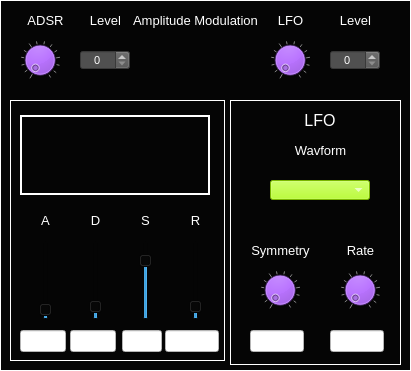
    <widget class="CustomFrame" name="frame_PADsynth_AmplitudeModulation">
     <property name="geometry">
      <rect>
       <x>10</x>
       <y>190</y>
       <width>411</width>
       <height>371</height>
      </rect>
     </property>
     <property name="styleSheet">
      <string notr="true">background-color: rgb(5, 5, 5);
color: rgb(255, 255, 255);</string>
     </property>
     <property name="frameShape">
      <enum>QFrame::Panel</enum>
     </property>
     <property name="frameShadow">
      <enum>QFrame::Plain</enum>
     </property>
     <property name="midLineWidth">
      <number>1</number>
     </property>
     <widget class="CustomSpinBox" name="spinBox_PADsynth_AmpModAdsrLevel">
      <property name="geometry">
       <rect>
        <x>80</x>
        <y>50</y>
        <width>50</width>
        <height>20</height>
       </rect>
      </property>
      <property name="font">
       <font>
        <pointsize>8</pointsize>
       </font>
      </property>
      <property name="focusPolicy">
       <enum>Qt::NoFocus</enum>
      </property>
      <property name="styleSheet">
       <string notr="true">background-color: rgb(80,80,80);
color: rgb(255, 255, 255);</string>
      </property>
      <property name="alignment">
       <set>Qt::AlignCenter</set>
      </property>
      <property name="readOnly">
       <bool>false</bool>
      </property>
      <property name="accelerated">
       <bool>true</bool>
      </property>
      <property name="maximum">
       <number>100</number>
      </property>
      <property name="value">
       <number>0</number>
      </property>
     </widget>
     <widget class="QLabel" name="label_395">
      <property name="geometry">
       <rect>
        <x>80</x>
        <y>10</y>
        <width>51</width>
        <height>21</height>
       </rect>
      </property>
      <property name="font">
       <font>
        <pointsize>10</pointsize>
       </font>
      </property>
      <property name="styleSheet">
       <string notr="true">color: rgb(255, 255, 255);</string>
      </property>
      <property name="text">
       <string>Level</string>
      </property>
      <property name="alignment">
       <set>Qt::AlignCenter</set>
      </property>
     </widget>
     <widget class="QLabel" name="label_386">
      <property name="geometry">
       <rect>
        <x>20</x>
        <y>10</y>
        <width>51</width>
        <height>21</height>
       </rect>
      </property>
      <property name="font">
       <font>
        <pointsize>10</pointsize>
       </font>
      </property>
      <property name="styleSheet">
       <string notr="true">color: rgb(255, 255, 255);</string>
      </property>
      <property name="text">
       <string>ADSR</string>
      </property>
      <property name="alignment">
       <set>Qt::AlignCenter</set>
      </property>
     </widget>
     <widget class="CustomDial" name="dial_PADsynth_AmpModAdsrLevel">
      <property name="geometry">
       <rect>
        <x>20</x>
        <y>40</y>
        <width>40</width>
        <height>40</height>
       </rect>
      </property>
      <property name="focusPolicy">
       <enum>Qt::NoFocus</enum>
      </property>
      <property name="styleSheet">
       <string notr="true">background-color: rgb(170, 85, 255);</string>
      </property>
      <property name="maximum">
       <number>100</number>
      </property>
      <property name="value">
       <number>0</number>
      </property>
      <property name="wrapping">
       <bool>false</bool>
      </property>
      <property name="notchTarget">
       <double>8.000000000000000</double>
      </property>
      <property name="notchesVisible">
       <bool>true</bool>
      </property>
     </widget>
     <widget class="CustomFrame" name="frame_PADsynth_ADSR">
      <property name="geometry">
       <rect>
        <x>10</x>
        <y>100</y>
        <width>215</width>
        <height>261</height>
       </rect>
      </property>
      <property name="styleSheet">
       <string notr="true">background-color: rgb(5, 5, 5);
color: rgb(255, 255, 255);</string>
      </property>
      <property name="frameShape">
       <enum>QFrame::Panel</enum>
      </property>
      <property name="frameShadow">
       <enum>QFrame::Plain</enum>
      </property>
      <property name="lineWidth">
       <number>1</number>
      </property>
      <property name="midLineWidth">
       <number>1</number>
      </property>
      <widget class="QLabel" name="label_Osc1HarmonyLevel_10">
       <property name="geometry">
        <rect>
         <x>20</x>
         <y>110</y>
         <width>31</width>
         <height>21</height>
        </rect>
       </property>
       <property name="font">
        <font>
         <pointsize>10</pointsize>
        </font>
       </property>
       <property name="styleSheet">
        <string notr="true">color: rgb(255, 255, 255);</string>
       </property>
       <property name="text">
        <string>A</string>
       </property>
       <property name="alignment">
        <set>Qt::AlignCenter</set>
       </property>
      </widget>
      <widget class="CustomVerticalSlider" name="verticalSlider_PADsynth_AdsrA">
       <property name="geometry">
        <rect>
         <x>25</x>
         <y>140</y>
         <width>22</width>
         <height>80</height>
        </rect>
       </property>
       <property name="maximum">
        <number>100</number>
       </property>
       <property name="value">
        <number>5</number>
       </property>
       <property name="orientation">
        <enum>Qt::Vertical</enum>
       </property>
       <property name="tickPosition">
        <enum>QSlider::NoTicks</enum>
       </property>
       <property name="tickInterval">
        <number>10</number>
       </property>
      </widget>
      <widget class="CustomVerticalSlider" name="verticalSlider_PADsynth_AdsrD">
       <property name="geometry">
        <rect>
         <x>75</x>
         <y>140</y>
         <width>22</width>
         <height>80</height>
        </rect>
       </property>
       <property name="maximum">
        <number>100</number>
       </property>
       <property name="value">
        <number>10</number>
       </property>
       <property name="orientation">
        <enum>Qt::Vertical</enum>
       </property>
       <property name="tickPosition">
        <enum>QSlider::NoTicks</enum>
       </property>
       <property name="tickInterval">
        <number>10</number>
       </property>
      </widget>
      <widget class="CustomVerticalSlider" name="verticalSlider_PADsynth_AdsrS">
       <property name="geometry">
        <rect>
         <x>125</x>
         <y>140</y>
         <width>22</width>
         <height>80</height>
        </rect>
       </property>
       <property name="maximum">
        <number>100</number>
       </property>
       <property name="value">
        <number>80</number>
       </property>
       <property name="orientation">
        <enum>Qt::Vertical</enum>
       </property>
       <property name="tickPosition">
        <enum>QSlider::NoTicks</enum>
       </property>
       <property name="tickInterval">
        <number>10</number>
       </property>
      </widget>
      <widget class="CustomVerticalSlider" name="verticalSlider_PADsynth_AdsrR">
       <property name="geometry">
        <rect>
         <x>175</x>
         <y>140</y>
         <width>22</width>
         <height>80</height>
        </rect>
       </property>
       <property name="maximum">
        <number>100</number>
       </property>
       <property name="value">
        <number>10</number>
       </property>
       <property name="orientation">
        <enum>Qt::Vertical</enum>
       </property>
       <property name="tickPosition">
        <enum>QSlider::NoTicks</enum>
       </property>
       <property name="tickInterval">
        <number>10</number>
       </property>
      </widget>
      <widget class="QLabel" name="label_Osc1HarmonyLevel_11">
       <property name="geometry">
        <rect>
         <x>70</x>
         <y>110</y>
         <width>31</width>
         <height>21</height>
        </rect>
       </property>
       <property name="font">
        <font>
         <pointsize>10</pointsize>
        </font>
       </property>
       <property name="styleSheet">
        <string notr="true">color: rgb(255, 255, 255);</string>
       </property>
       <property name="text">
        <string>D</string>
       </property>
       <property name="alignment">
        <set>Qt::AlignCenter</set>
       </property>
      </widget>
      <widget class="QLabel" name="label_AdsrS_1">
       <property name="geometry">
        <rect>
         <x>120</x>
         <y>110</y>
         <width>31</width>
         <height>21</height>
        </rect>
       </property>
       <property name="font">
        <font>
         <pointsize>10</pointsize>
        </font>
       </property>
       <property name="styleSheet">
        <string notr="true">color: rgb(255, 255, 255);</string>
       </property>
       <property name="text">
        <string>S</string>
       </property>
       <property name="alignment">
        <set>Qt::AlignCenter</set>
       </property>
      </widget>
      <widget class="QLabel" name="label_Osc1HarmonyLevel_13">
       <property name="geometry">
        <rect>
         <x>170</x>
         <y>110</y>
         <width>31</width>
         <height>21</height>
        </rect>
       </property>
       <property name="font">
        <font>
         <pointsize>10</pointsize>
        </font>
       </property>
       <property name="styleSheet">
        <string notr="true">color: rgb(255, 255, 255);</string>
       </property>
       <property name="text">
        <string>R</string>
       </property>
       <property name="alignment">
        <set>Qt::AlignCenter</set>
       </property>
      </widget>
      <widget class="QLineEdit" name="lineEdit_PADsynth_AdsrA">
       <property name="geometry">
        <rect>
         <x>10</x>
         <y>230</y>
         <width>46</width>
         <height>22</height>
        </rect>
       </property>
       <property name="styleSheet">
        <string notr="true">background-color: rgb(255, 255, 255);
color: rgb(0, 0, 0);</string>
       </property>
       <property name="alignment">
        <set>Qt::AlignCenter</set>
       </property>
       <property name="readOnly">
        <bool>true</bool>
       </property>
      </widget>
      <widget class="QLineEdit" name="lineEdit_PADsynth_AdsrD">
       <property name="geometry">
        <rect>
         <x>60</x>
         <y>230</y>
         <width>46</width>
         <height>22</height>
        </rect>
       </property>
       <property name="styleSheet">
        <string notr="true">background-color: rgb(255, 255, 255);
color: rgb(0, 0, 0);</string>
       </property>
       <property name="alignment">
        <set>Qt::AlignCenter</set>
       </property>
       <property name="readOnly">
        <bool>true</bool>
       </property>
      </widget>
      <widget class="QLineEdit" name="lineEdit_PADsynth_AdsrS">
       <property name="geometry">
        <rect>
         <x>112</x>
         <y>230</y>
         <width>40</width>
         <height>22</height>
        </rect>
       </property>
       <property name="styleSheet">
        <string notr="true">background-color: rgb(255, 255, 255);
color: rgb(0, 0, 0);</string>
       </property>
       <property name="alignment">
        <set>Qt::AlignCenter</set>
       </property>
       <property name="readOnly">
        <bool>true</bool>
       </property>
      </widget>
      <widget class="QLineEdit" name="lineEdit_PADsynth_AdsrR">
       <property name="geometry">
        <rect>
         <x>155</x>
         <y>230</y>
         <width>54</width>
         <height>22</height>
        </rect>
       </property>
       <property name="styleSheet">
        <string notr="true">background-color: rgb(255, 255, 255);
color: rgb(0, 0, 0);</string>
       </property>
       <property name="alignment">
        <set>Qt::AlignCenter</set>
       </property>
       <property name="readOnly">
        <bool>true</bool>
       </property>
      </widget>
      <widget class="QFrame" name="frame_PADsynth_AdsrPlotFrame">
       <property name="geometry">
        <rect>
         <x>10</x>
         <y>15</y>
         <width>190</width>
         <height>80</height>
        </rect>
       </property>
       <property name="styleSheet">
        <string notr="true">background-color: rgb(5, 5, 5);
color: rgb(255, 255, 255);</string>
       </property>
       <property name="frameShape">
        <enum>QFrame::Panel</enum>
       </property>
       <property name="frameShadow">
        <enum>QFrame::Plain</enum>
       </property>
       <property name="lineWidth">
        <number>2</number>
       </property>
       <widget class="QCustomPlot" name="widget_ADSRplot" native="true">
        <property name="geometry">
         <rect>
          <x>10</x>
          <y>10</y>
          <width>165</width>
          <height>60</height>
         </rect>
        </property>
        <property name="sizePolicy">
         <sizepolicy hsizetype="Fixed" vsizetype="Fixed">
          <horstretch>0</horstretch>
          <verstretch>0</verstretch>
         </sizepolicy>
        </property>
        <property name="maximumSize">
         <size>
          <width>165</width>
          <height>60</height>
         </size>
        </property>
       </widget>
      </widget>
     </widget>
     <widget class="CustomFrame" name="frame_PADsynth_LFO">
      <property name="geometry">
       <rect>
        <x>230</x>
        <y>100</y>
        <width>171</width>
        <height>265</height>
       </rect>
      </property>
      <property name="styleSheet">
       <string notr="true">background-color: rgb(5, 5, 5);
color: rgb(255, 255, 255);</string>
      </property>
      <property name="frameShape">
       <enum>QFrame::Panel</enum>
      </property>
      <property name="frameShadow">
       <enum>QFrame::Plain</enum>
      </property>
      <property name="lineWidth">
       <number>1</number>
      </property>
      <property name="midLineWidth">
       <number>1</number>
      </property>
      <widget class="QLabel" name="label_LFOtitle_6">
       <property name="geometry">
        <rect>
         <x>50</x>
         <y>10</y>
         <width>80</width>
         <height>20</height>
        </rect>
       </property>
       <property name="font">
        <font>
         <pointsize>12</pointsize>
        </font>
       </property>
       <property name="styleSheet">
        <string notr="true">color: rgb(255, 255, 255);</string>
       </property>
       <property name="text">
        <string>LFO</string>
       </property>
       <property name="alignment">
        <set>Qt::AlignCenter</set>
       </property>
      </widget>
      <widget class="QLineEdit" name="lineEdit_PADsynth_LFOrate">
       <property name="geometry">
        <rect>
         <x>100</x>
         <y>230</y>
         <width>54</width>
         <height>22</height>
        </rect>
       </property>
       <property name="styleSheet">
        <string notr="true">background-color: rgb(255, 255, 255);
color: rgb(0, 0, 0);</string>
       </property>
       <property name="alignment">
        <set>Qt::AlignCenter</set>
       </property>
       <property name="readOnly">
        <bool>true</bool>
       </property>
      </widget>
      <widget class="QLabel" name="label_201">
       <property name="geometry">
        <rect>
         <x>60</x>
         <y>40</y>
         <width>61</width>
         <height>21</height>
        </rect>
       </property>
       <property name="font">
        <font>
         <pointsize>10</pointsize>
        </font>
       </property>
       <property name="styleSheet">
        <string notr="true">color: rgb(255, 255, 255);</string>
       </property>
       <property name="text">
        <string>Wavform</string>
       </property>
       <property name="alignment">
        <set>Qt::AlignCenter</set>
       </property>
      </widget>
      <widget class="CustomDial" name="dial_PADsynth_LFOsymmetry">
       <property name="geometry">
        <rect>
         <x>30</x>
         <y>170</y>
         <width>40</width>
         <height>40</height>
        </rect>
       </property>
       <property name="focusPolicy">
        <enum>Qt::NoFocus</enum>
       </property>
       <property name="styleSheet">
        <string notr="true">background-color: rgb(170, 85, 255);</string>
       </property>
       <property name="maximum">
        <number>100</number>
       </property>
       <property name="value">
        <number>0</number>
       </property>
       <property name="wrapping">
        <bool>false</bool>
       </property>
       <property name="notchTarget">
        <double>8.000000000000000</double>
       </property>
       <property name="notchesVisible">
        <bool>true</bool>
       </property>
      </widget>
      <widget class="CustomComboBox" name="comboBox_PADsynth_LFOwaveform">
       <property name="geometry">
        <rect>
         <x>40</x>
         <y>80</y>
         <width>100</width>
         <height>20</height>
        </rect>
       </property>
       <property name="font">
        <font>
         <pointsize>8</pointsize>
        </font>
       </property>
       <property name="focusPolicy">
        <enum>Qt::NoFocus</enum>
       </property>
       <property name="styleSheet">
        <string notr="true">selection-background-color: rgb(255, 0, 0);
border-color: rgb(0, 0, 0);
background-color: rgb(170, 255, 0);
</string>
       </property>
       <property name="currentText">
        <string/>
       </property>
       <property name="currentIndex">
        <number>-1</number>
       </property>
       <property name="maxVisibleItems">
        <number>4</number>
       </property>
      </widget>
      <widget class="CustomDial" name="dial_PADsynth_LFOrate">
       <property name="geometry">
        <rect>
         <x>110</x>
         <y>170</y>
         <width>40</width>
         <height>40</height>
        </rect>
       </property>
       <property name="focusPolicy">
        <enum>Qt::NoFocus</enum>
       </property>
       <property name="styleSheet">
        <string notr="true">background-color: rgb(170, 85, 255);</string>
       </property>
       <property name="maximum">
        <number>100</number>
       </property>
       <property name="value">
        <number>0</number>
       </property>
       <property name="wrapping">
        <bool>false</bool>
       </property>
       <property name="notchTarget">
        <double>8.000000000000000</double>
       </property>
       <property name="notchesVisible">
        <bool>true</bool>
       </property>
      </widget>
      <widget class="QLabel" name="label_202">
       <property name="geometry">
        <rect>
         <x>10</x>
         <y>140</y>
         <width>81</width>
         <height>21</height>
        </rect>
       </property>
       <property name="font">
        <font>
         <pointsize>10</pointsize>
        </font>
       </property>
       <property name="styleSheet">
        <string notr="true">color: rgb(255, 255, 255);</string>
       </property>
       <property name="text">
        <string>Symmetry</string>
       </property>
       <property name="alignment">
        <set>Qt::AlignCenter</set>
       </property>
      </widget>
      <widget class="QLabel" name="label_203">
       <property name="geometry">
        <rect>
         <x>110</x>
         <y>140</y>
         <width>41</width>
         <height>21</height>
        </rect>
       </property>
       <property name="font">
        <font>
         <pointsize>10</pointsize>
        </font>
       </property>
       <property name="styleSheet">
        <string notr="true">color: rgb(255, 255, 255);</string>
       </property>
       <property name="text">
        <string>Rate</string>
       </property>
       <property name="alignment">
        <set>Qt::AlignCenter</set>
       </property>
      </widget>
      <widget class="QLineEdit" name="lineEdit_PADsynth_LFOsymmetry">
       <property name="geometry">
        <rect>
         <x>20</x>
         <y>230</y>
         <width>54</width>
         <height>22</height>
        </rect>
       </property>
       <property name="styleSheet">
        <string notr="true">background-color: rgb(255, 255, 255);
color: rgb(0, 0, 0);</string>
       </property>
       <property name="alignment">
        <set>Qt::AlignCenter</set>
       </property>
       <property name="readOnly">
        <bool>true</bool>
       </property>
      </widget>
     </widget>
     <widget class="CustomDial" name="dial_PADsynth_AmpModLFOLevel">
      <property name="geometry">
       <rect>
        <x>270</x>
        <y>40</y>
        <width>40</width>
        <height>40</height>
       </rect>
      </property>
      <property name="focusPolicy">
       <enum>Qt::NoFocus</enum>
      </property>
      <property name="styleSheet">
       <string notr="true">background-color: rgb(170, 85, 255);</string>
      </property>
      <property name="maximum">
       <number>100</number>
      </property>
      <property name="value">
       <number>0</number>
      </property>
      <property name="wrapping">
       <bool>false</bool>
      </property>
      <property name="notchTarget">
       <double>8.000000000000000</double>
      </property>
      <property name="notchesVisible">
       <bool>true</bool>
      </property>
     </widget>
     <widget class="QLabel" name="label_387">
      <property name="geometry">
       <rect>
        <x>330</x>
        <y>10</y>
        <width>51</width>
        <height>21</height>
       </rect>
      </property>
      <property name="font">
       <font>
        <pointsize>10</pointsize>
       </font>
      </property>
      <property name="styleSheet">
       <string notr="true">color: rgb(255, 255, 255);</string>
      </property>
      <property name="text">
       <string>Level</string>
      </property>
      <property name="alignment">
       <set>Qt::AlignCenter</set>
      </property>
     </widget>
     <widget class="CustomSpinBox" name="spinBox_PADsynth_AmpModLfoLevel">
      <property name="geometry">
       <rect>
        <x>330</x>
        <y>50</y>
        <width>50</width>
        <height>20</height>
       </rect>
      </property>
      <property name="font">
       <font>
        <pointsize>8</pointsize>
       </font>
      </property>
      <property name="focusPolicy">
       <enum>Qt::NoFocus</enum>
      </property>
      <property name="styleSheet">
       <string notr="true">background-color: rgb(80,80,80);
color: rgb(255, 255, 255);</string>
      </property>
      <property name="alignment">
       <set>Qt::AlignCenter</set>
      </property>
      <property name="readOnly">
       <bool>false</bool>
      </property>
      <property name="accelerated">
       <bool>true</bool>
      </property>
      <property name="maximum">
       <number>100</number>
      </property>
      <property name="value">
       <number>0</number>
      </property>
     </widget>
     <widget class="QLabel" name="label_384">
      <property name="geometry">
       <rect>
        <x>265</x>
        <y>10</y>
        <width>51</width>
        <height>21</height>
       </rect>
      </property>
      <property name="font">
       <font>
        <pointsize>10</pointsize>
       </font>
      </property>
      <property name="styleSheet">
       <string notr="true">color: rgb(255, 255, 255);</string>
      </property>
      <property name="text">
       <string>LFO</string>
      </property>
      <property name="alignment">
       <set>Qt::AlignCenter</set>
      </property>
     </widget>
     <widget class="QLabel" name="label_385">
      <property name="geometry">
       <rect>
        <x>120</x>
        <y>10</y>
        <width>151</width>
        <height>20</height>
       </rect>
      </property>
      <property name="font">
       <font>
        <pointsize>10</pointsize>
       </font>
      </property>
      <property name="styleSheet">
       <string notr="true">color: rgb(255, 255, 255);</string>
      </property>
      <property name="text">
       <string>Amplitude Modulation</string>
      </property>
      <property name="alignment">
       <set>Qt::AlignCenter</set>
      </property>
     </widget>
    </widget>
